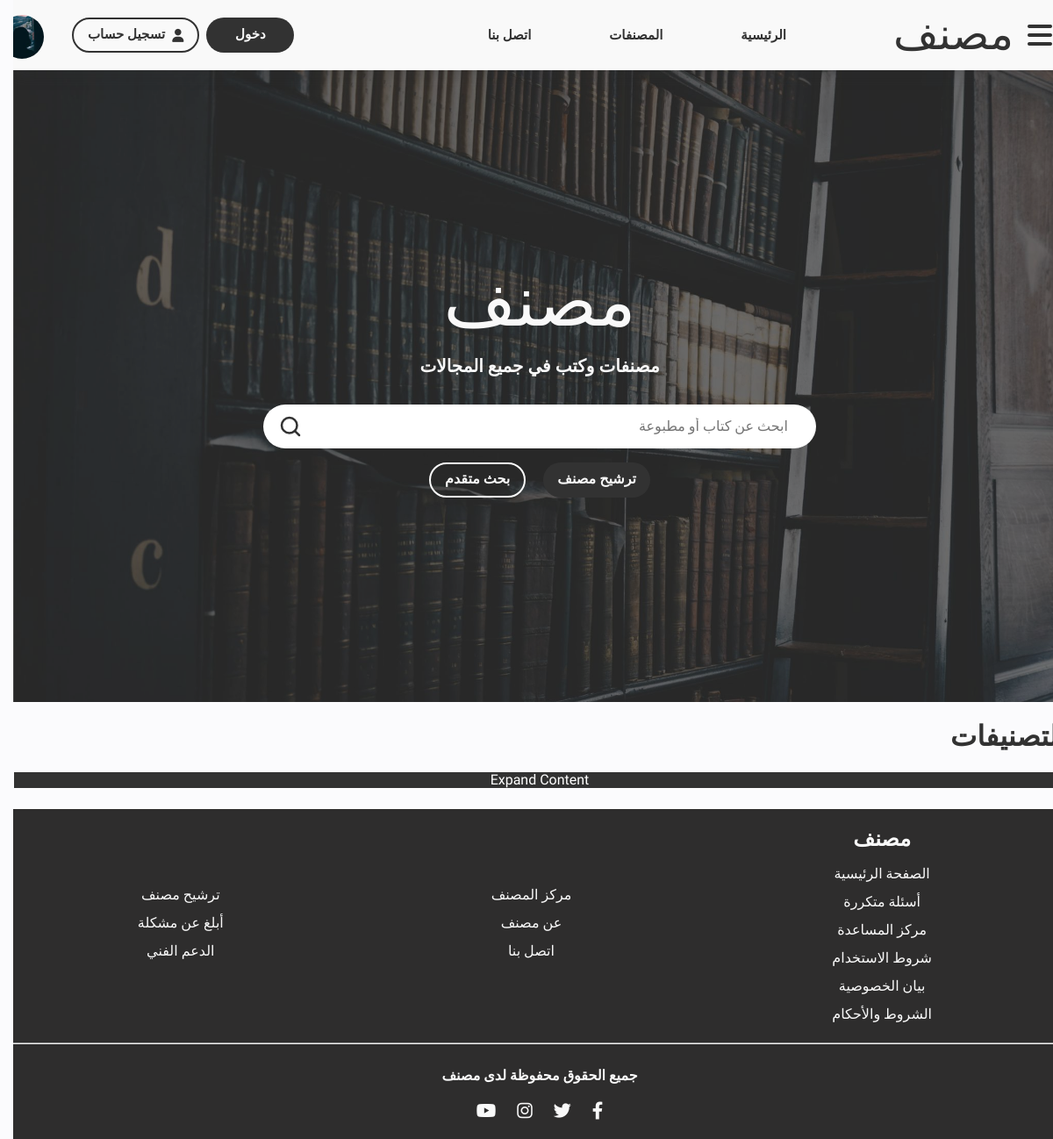
Screenshot of /mosannaf/categories/ with the database file from the repository.
### pages/models.py (models this page shows)
class Home(models.Model):
    main_sentence = models.CharField(
        max_length=150, verbose_name='الجملة الرئيسية')
    sub_sentence = models.CharField(
        max_length=250, verbose_name='الجملة الثانوية (الفرعية)')
    main_img = models.ImageField(upload_to='mainImages/', verbose_name="الصورة الرئيسية")
    class Meta:
        verbose_name = 'الصفحة الرئيسية'
        verbose_name_plural = 'الصفحة الرئيسية'

### mosannaf/views.py (the view)
# urls.py: path('categories/', categories, name='categories'),
def categories(request):
    categories = Category.objects.all()
    content = Home.objects.last()
    context = {
        'categories': categories,
        'content': content,
    }
    return render(request, 'mosannaf/categories.html', context)

### mosannaf/templates/mosannaf/categories.html (shortened to what this page needs)
{% extends 'base.html' %}
{% load static %}
{% block content %}
{% include 'main.html' %}
<div class="container">
    <h1>التصنيفات</h1>
    <div class="accordion">
        <button class="accordion__button" type="button">Expand Content</button>
    </div>
</div>
{% endblock %}

### templates/main.html (shortened to what this page needs)
{% load static %}
<main style="background: url({{content.main_img.url}});">
    <div class="container">
        <p class="heading intro-title">{{content.main_sentence}}</p>
        <p class="sub-text">{{content.sub_sentence}}</p>
        <form action="{% url 'mosannaf:search' %}" method="get">
            <div class="search">
                <input type="text" name="search_input" placeholder="ابحث عن كتاب أو مطبوعة">
                <img src="{% static './assets/images/search-outline.svg' %}" alt="">
            </div>
        </form>
        <div class="cta">
            <a href="{% url 'pages:suggest' %}" class="btn btn-solid-dark">ترشيح مصنف</a>
            <a href="{% url 'mosannaf:advanced-search' %}" class="btn btn-outline-light">بحث متقدم</a>
        </div>
    </div>
</main>

### project/static/css/main.css (style rules this page uses)
:root { --main-background-color: #323232; --main-duration: .2s; --primary-color: #f9f9f9; --secondary-color: #323232; --gold-color: #E47B01; --danger-color: #dc3545; }
* { padding: 0; margin: 0; box-sizing:border-box; -webkit-box-sizing: border-box; -moz-box-sizing: border-box; transition: all var(--main-duration) ease-in-out; font-family: 'cairo', sans-serif; color: var(--secondary-color); }
html { scroll-behavior: smooth; }
body { background: #FBFBFD; }
main { min-height: calc(100vh - 80px); background-position: center center; background-repeat: no-repeat !important; background-size: cover !important; max-width: 100%; display: flex; justify-content: center; align-items: center; position: relative; }
main::after { content: ""; width: 100%; height: 100% !important; position: absolute; background: #32323265 !important ; top: 0; right: 0; }
main .container { display: flex; flex-direction: column; align-items: center; justify-content: center; z-index: 10; }
main .container .intro-title { font-size: 80px; color: #f9f9f9; }
main form { width: 630px; }
main .search { width: 100%; position: relative; margin: 0 auto; }
main .search input { max-width: 100%; width: 100%; height: 50px; padding: 0 2rem; margin: 0 auto; border-radius: 50px; outline: none; border:none; color: #323232; position: relative; }
main .search img { width: 30px; position: absolute; left: 1rem; top: 10px; cursor: pointer; }
main .cta { display: flex; gap:20px; margin:1rem auto; }
.heading { font-size: 1.2rem ; color: var(--secondary-color); margin: 1rem 0 ; }
.btn { padding: .5rem 1rem; border-radius:20px; display: flex; justify-content: center; align-items: center; text-align: center; color: var(--primary-color); text-decoration: none; height: fit-content; min-width: 100px; width: fit-content; max-width: 100%; font-weight: bold; height: 40px; user-select: none; outline: none; border:0; cursor: pointer !important; }
.btn-solid-dark { background: var(--secondary-color); color: var(--primary-color); }
.btn-outline-light { border: 2px solid var(--primary-color); }
.container { margin: 0 auto; margin-bottom: 1rem; height: fit-content; }
@media (min-width: 1200px) { .container { width: 1199px !important; } }
form { margin-top: 1rem; }
.sub-text { font-size: 20px; color: var(--primary-color); margin-bottom: 1rem ; font-weight: bold; }

### mosannaf/templates/mosannaf/categories.html (style rules this page uses)
.accordion__button { border: none; outline: none; background: var(--secondary-color); color: #Fff; display: block; width: 100%; }

### rows the page displays
Home: main_img (picture), main_sentence "مصنف", sub_sentence "مصنفات وكتب في جميع المجالات"
